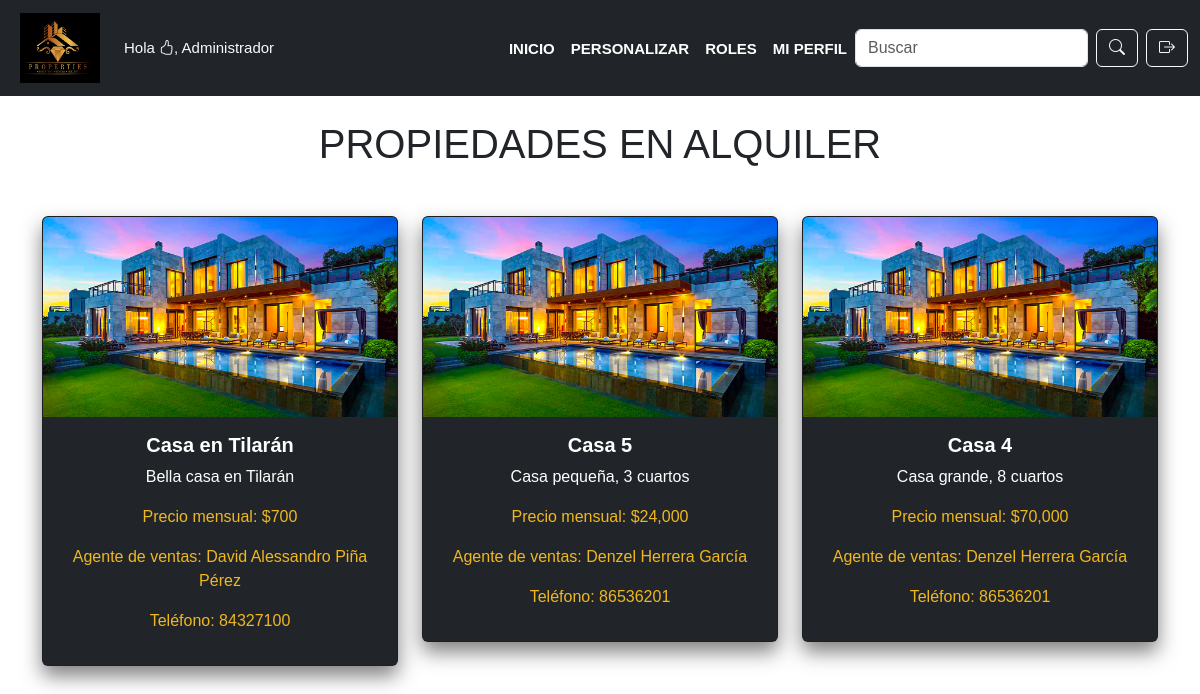
/alquiler.php (signed in), run on the app's committed database.
### tables this page shows
CREATE TABLE `propiedades` (
  `id` int(11) NOT NULL,
  `tipo` enum('alquiler','venta') NOT NULL,
  `destacada` tinyint(1) DEFAULT 0,
  `titulo` varchar(255) NOT NULL,
  `descripcion` varchar(255) NOT NULL,
  `precio` decimal(10,2) NOT NULL,
  `agente_id` int(11) DEFAULT NULL,
  `imagen_id` int(11) DEFAULT NULL,
  `fecha_creacion` timestamp NOT NULL DEFAULT current_timestamp()
);

CREATE TABLE `imagenes` (
  `id` int(11) NOT NULL,
  `nombre` varchar(255) NOT NULL,
  `direccion` varchar(255) NOT NULL,
  `fecha_subida` timestamp NOT NULL DEFAULT current_timestamp()
);

CREATE TABLE `usuarios` (
  `id` int(11) NOT NULL,
  `nombre` varchar(100) NOT NULL,
  `telefono` varchar(20) NOT NULL,
  `correo` varchar(100) NOT NULL,
  `usuario` varchar(50) NOT NULL,
  `contraseña` varchar(255) NOT NULL,
  `privilegio` enum('administrador','agente_de_ventas','publico') DEFAULT NULL,
  `fecha_creacion` timestamp NOT NULL DEFAULT current_timestamp()
);

### php/alquileres.php (called while the page is built)
<?php
include_once 'php/conexion.php';
$query = "SELECT propiedades.titulo, propiedades.descripcion, propiedades.precio, imagenes.direccion AS imagen, usuarios.nombre AS nombre_usuario, usuarios.telefono AS telefono_usuario
    FROM propiedades
    INNER JOIN imagenes ON propiedades.imagen_id = imagenes.id
    INNER JOIN usuarios ON propiedades.agente_id = usuarios.id
    WHERE propiedades.tipo = 'alquiler'
    ORDER BY propiedades.fecha_creacion DESC";
$resultado = mysqli_query($conection, $query);

### alquiler.php (the view, shortened to what this page needs)
<?php
include_once './php/conexion.php';
include './php/mostrar.php';
include_once './php/alquileres.php';
?>
<!DOCTYPE html>
<html lang="en">
<head>
    <link rel="stylesheet" href="./style/index.css">
    <link href="https://cdn.jsdelivr.net/npm/bootstrap@5.3.0/dist/css/bootstrap.min.css" rel="stylesheet">
    <link href="https://cdn.jsdelivr.net/npm/bootstrap-icons/font/bootstrap-icons.css" rel="stylesheet">
    <link rel="stylesheet" type="text/css" href="./php/dynamic-styles.php">
</head>
<body style="background-color: <?php mostrarColor2(); ?>; color: <?php mostrarColor1(); ?>;">
    <?php include_once './assets/include/navbar.php'; ?>
    <br>
    <div class="container">
        <h1 class="text-center mb-5">PROPIEDADES EN ALQUILER</h1>
        <div class="row">
            <?php while ($propiedad = mysqli_fetch_assoc($resultado)) : ?>
                <div class="col-md-4 mb-5">
                    <div class="card" style="background-color: <?php mostrarColor1(); ?>;">
                        <img src="<?php echo $propiedad['imagen']; ?>" alt="<?php echo $propiedad['titulo']; ?>">
                        <div class="card-body">
                            <h5 class="card-title text-center" style="color: <?php mostrarColor2(); ?>;"><?php echo $propiedad['titulo']; ?></h5>
                            <p class="card-text text-center" style="color: <?php mostrarColor2(); ?>;"><?php echo $propiedad['descripcion']; ?></p>
                            <p class="text-center" style="color: <?php mostrarColor3(); ?>;">Precio mensual: $<?php echo number_format($propiedad['precio']); ?></p>
                            <p class="text-center" style="color: <?php mostrarColor3(); ?>;">Agente de ventas: <?php echo $propiedad['nombre_usuario']; ?></p>
                            <p class="text-center" style="color: <?php mostrarColor3(); ?>;">Teléfono: <?php echo $propiedad['telefono_usuario']; ?></p>
                        </div>
                    </div>
                </div>
            <?php endwhile; ?>
        </div>
    </div>
</body>
</html>

### php/mostrar.php (shortened to what this page needs)
<?php
include_once 'php/conexion.php';
function obtenerDatoColumna($columna)
{
    global $conection;
    $sql = "SELECT $columna FROM configuracionsitio";
    $result = mysqli_query($conection, $sql);
    if ($result) {
        $row = mysqli_fetch_assoc($result);
        return $row[$columna];
    } else {
        return null;
    }
}
function obtenerDireccionImagen($id_imagen)
{
    global $conection;
    $sql = "SELECT direccion FROM imagenes WHERE id = ?";
    $stmt = mysqli_prepare($conection, $sql);
    mysqli_stmt_bind_param($stmt, 'i', $id_imagen);
    mysqli_stmt_execute($stmt);
    mysqli_stmt_bind_result($stmt, $direccion);
    return $direccion;
}
function mostrarImagen($columna)
{
    $id_imagen = obtenerDatoColumna($columna);
    if ($id_imagen !== null) {
        $direccion_imagen = obtenerDireccionImagen($id_imagen);
        if ($direccion_imagen) {
            echo htmlspecialchars($direccion_imagen);
        } else {
            echo "Imagen no encontrada";
        }
    } else {
        echo "No disponible";
    }
}
function mostrarColor1()
{
    $color_1 = obtenerDatoColumna('color_1');
    echo htmlspecialchars($color_1);
}
function mostrarColor2()
{
    $color_2 = obtenerDatoColumna('color_2');
    echo htmlspecialchars($color_2);
}
function mostrarColor3()
{
    $color_3 = obtenerDatoColumna('color_3');
    echo htmlspecialchars($color_3);
}
function mostrarIconoPrincipal()
{
    mostrarImagen('icono_principal_id');
}

### assets/include/navbar.php (shortened to what this page needs)
<?php
$nombreUsuario = isset($_SESSION['usuario']['nombre']) ? $_SESSION['usuario']['nombre'] : '';
?>
<nav class="navbar navbar-expand-lg" style="background-color:<?php mostrarColor1() ?>;">
    <div class="container-fluid">
        <a class="navbar-brand d-flex align-items-center" href="#">
            <img src="<?php mostrarIconoPrincipal() ?>" alt="UTN Solutions Real Estate" class="ms-2" width="80" height="70px">
            <?php if (isset($_SESSION['usuario'])) : ?>
                <span class="nav-link text-light ms-4">
                    Hola <i class="bi bi-hand-thumbs-up"></i>, <?php echo htmlspecialchars($nombreUsuario); ?>
                </span>
            <?php endif; ?>
        </a>
        <div class="collapse navbar-collapse" id="navbarNav">
            <?php if (isset($_SESSION['usuario'])) : ?>
                <?php
                $privilegio = $_SESSION['usuario']['privilegio'];
                ?>
                <ul class="navbar-nav ms-auto list">
                    <?php if ($privilegio == 'administrador') : ?>
                        <li class="nav-item">
                            <a class="nav-link" href="./index.php">INICIO</a>
                        </li>
                        <li class="nav-item">
                            <a class="nav-link" href="./personalizar.php">PERSONALIZAR</a>
                        </li>
                        <li class="nav-item">
                            <a class="nav-link" href="./roles.php">ROLES</a>
                        </li>
                        <li class="nav-item">
                            <a class="nav-link" href="./miPerfil.php">MI PERFIL</a>
                        </li>
                    <?php endif; ?>
                </ul>
                <form class="d-flex" method="GET" action="propiedadBuscada.php">
                    <input class="form-control me-2" type="search" name="query" placeholder="Buscar" aria-label="Search">
                    <button class="btn btn-outline-light" type="submit"><i class="bi bi-search"></i></button>
                </form>
                <br>
                <form class="d-inline ms-2" method="post">
                    <button class="btn btn-outline-light" type="submit" name="logout">
                        <i class="bi bi-box-arrow-right"></i>
                    </button>
                </form>
            <?php endif; ?>
        </div>
    </div>
</nav>

### style/index.css (style rules this page uses)
* { font-family: Arial, Helvetica, sans-serif; }
.navbar-nav .nav-item { list-style: none; display: inline-block; position: relative; }
.navbar-nav .nav-link { color: #fff; text-decoration: none; font-weight: 700; padding-bottom: 5px; transition: color 0.3s ease; }
.navbar-nav .nav-link::before, .navbar-nav .nav-link::after { content: ''; position: absolute; width: 0; height: 3px; background-color: #ffc107; transition: width 0.5s ease; }
.navbar-nav .nav-link::before { top: 0; left: 0; }
.navbar-nav .nav-link::after { bottom: 0; right: 0; }
.card { overflow: hidden; box-shadow: 0 10px 20px rgba(0, 0, 0, 0.5); transition: transform 0.3s ease, box-shadow 0.3s ease; }
.card img { height: 200px; transition: transform 0.3s ease; }
.card-title { font-size: 1.25rem; font-weight: bold; }

### assets/include/navbar.php (style rules this page uses)
.nav-link { font-size: 15px; }

### data on the page
propiedades: imagen.direccion (picture), titulo "Casa en Tilarán", descripcion "Bella casa en Tilarán", precio "700", agente.nombre "David Alessandro Piña Pérez", agente.telefono "84327100"
propiedades: imagen.direccion (picture), titulo "Casa 5", descripcion "Casa pequeña, 3 cuartos", precio "24,000", agente.nombre "Denzel Herrera García", agente.telefono "86536201"
propiedades: imagen.direccion (picture), titulo "Casa 4", descripcion "Casa grande, 8 cuartos", precio "70,000", agente.nombre "Denzel Herrera García", agente.telefono "86536201"

### other printed values
$nombreUsuario "Administrador"
